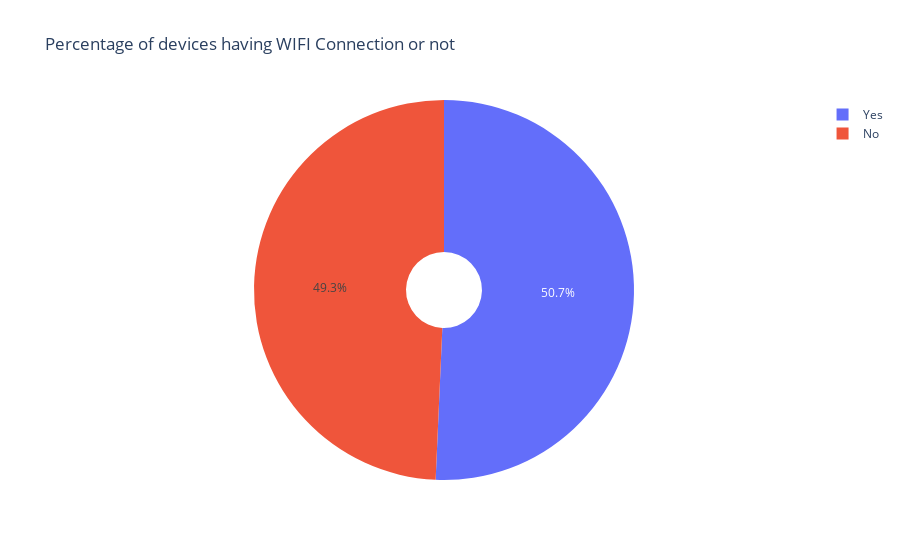

The code cell stored with this chart in its notebook:
### Code cell
#pie chart on individual columns
df = df.rename(columns={'wifi': 'WIFI'})
df['WIFI'].replace({0: 'No',1:'Yes'}, inplace=True)
px.pie(data_frame = df, names = 'WIFI', title='Percentage of devices having WIFI Connection or not', hole=0.2)

### Figure 1 — Plotly figure (JSON) as saved in the notebook; plotly's stock layout.template omitted (floating-point values rounded to 4 significant figures; data arrays with more than 128 entries replaced by an {"elided": "..."} marker saying what was removed)
{"data": [{"domain": {"x": [0, 1], "y": [0, 1]}, "hole": 0.2, "hovertemplate": "WIFI=%{label}<extra></extra>", "labels": {"elided": "2000 str values"}, "legendgroup": "", "name": "", "showlegend": true, "type": "pie"}], "layout": {"legend": {"tracegroupgap": 0}, "title": {"text": "Percentage of devices having WIFI Connection or not"}}}
